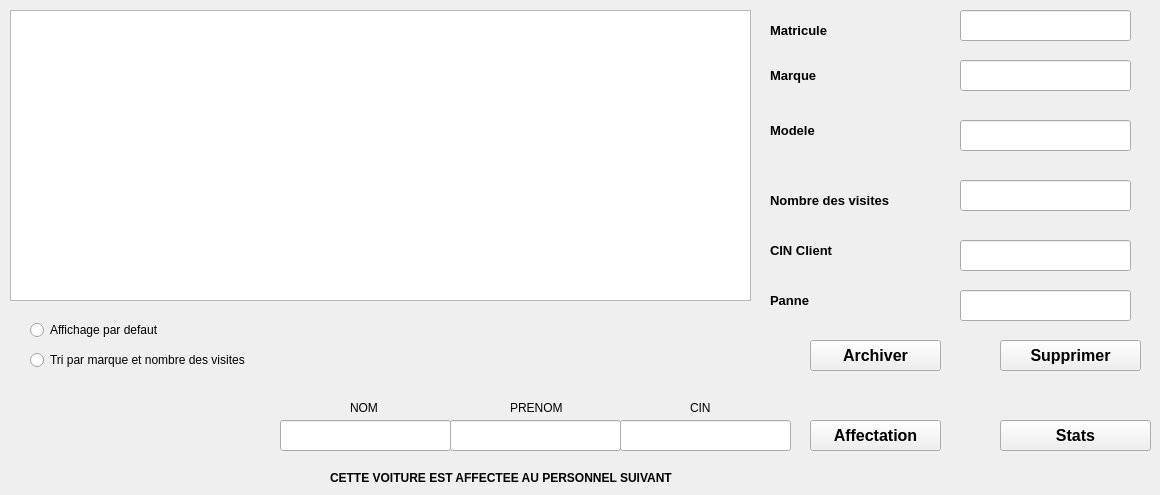
                <widget class="QWidget" name="tab_10">
                 <attribute name="title">
                  <string>AFFICHAGE</string>
                 </attribute>
                 <widget class="QTableView" name="tabvoit">
                  <property name="geometry">
                   <rect>
                    <x>10</x>
                    <y>10</y>
                    <width>741</width>
                    <height>291</height>
                   </rect>
                  </property>
                 </widget>
                 <widget class="QLineEdit" name="b">
                  <property name="geometry">
                   <rect>
                    <x>960</x>
                    <y>180</y>
                    <width>171</width>
                    <height>31</height>
                   </rect>
                  </property>
                  <property name="styleSheet">
                   <string notr="true"/>
                  </property>
                  <property name="text">
                   <string/>
                  </property>
                 </widget>
                 <widget class="QLineEdit" name="c">
                  <property name="geometry">
                   <rect>
                    <x>960</x>
                    <y>60</y>
                    <width>171</width>
                    <height>31</height>
                   </rect>
                  </property>
                  <property name="styleSheet">
                   <string notr="true"/>
                  </property>
                  <property name="text">
                   <string/>
                  </property>
                 </widget>
                 <widget class="QLineEdit" name="d">
                  <property name="geometry">
                   <rect>
                    <x>960</x>
                    <y>240</y>
                    <width>171</width>
                    <height>31</height>
                   </rect>
                  </property>
                  <property name="styleSheet">
                   <string notr="true"/>
                  </property>
                  <property name="text">
                   <string/>
                  </property>
                 </widget>
                 <widget class="QLineEdit" name="e">
                  <property name="geometry">
                   <rect>
                    <x>960</x>
                    <y>290</y>
                    <width>171</width>
                    <height>31</height>
                   </rect>
                  </property>
                  <property name="styleSheet">
                   <string notr="true"/>
                  </property>
                  <property name="text">
                   <string/>
                  </property>
                 </widget>
                 <widget class="QLineEdit" name="f">
                  <property name="geometry">
                   <rect>
                    <x>960</x>
                    <y>120</y>
                    <width>171</width>
                    <height>31</height>
                   </rect>
                  </property>
                  <property name="styleSheet">
                   <string notr="true"/>
                  </property>
                  <property name="text">
                   <string/>
                  </property>
                 </widget>
                 <widget class="QLineEdit" name="matric_2">
                  <property name="geometry">
                   <rect>
                    <x>960</x>
                    <y>10</y>
                    <width>171</width>
                    <height>31</height>
                   </rect>
                  </property>
                  <property name="styleSheet">
                   <string notr="true"/>
                  </property>
                  <property name="text">
                   <string/>
                  </property>
                 </widget>
                 <widget class="QPushButton" name="pb_sup_22">
                  <property name="geometry">
                   <rect>
                    <x>1000</x>
                    <y>340</y>
                    <width>141</width>
                    <height>31</height>
                   </rect>
                  </property>
                  <property name="font">
                   <font>
                    <pointsize>12</pointsize>
                    <weight>75</weight>
                    <bold>true</bold>
                   </font>
                  </property>
                  <property name="cursor">
                   <cursorShape>OpenHandCursor</cursorShape>
                  </property>
                  <property name="styleSheet">
                   <string notr="true"/>
                  </property>
                  <property name="text">
                   <string>Supprimer</string>
                  </property>
                 </widget>
                 <widget class="QPushButton" name="pb_archv">
                  <property name="geometry">
                   <rect>
                    <x>810</x>
                    <y>340</y>
                    <width>131</width>
                    <height>31</height>
                   </rect>
                  </property>
                  <property name="font">
                   <font>
                    <pointsize>12</pointsize>
                    <weight>75</weight>
                    <bold>true</bold>
                   </font>
                  </property>
                  <property name="cursor">
                   <cursorShape>OpenHandCursor</cursorShape>
                  </property>
                  <property name="styleSheet">
                   <string notr="true"/>
                  </property>
                  <property name="text">
                   <string>Archiver</string>
                  </property>
                 </widget>
                 <widget class="QRadioButton" name="trimarque">
                  <property name="geometry">
                   <rect>
                    <x>30</x>
                    <y>350</y>
                    <width>291</width>
                    <height>20</height>
                   </rect>
                  </property>
                  <property name="text">
                   <string>Tri par marque et nombre des visites</string>
                  </property>
                 </widget>
                 <widget class="QRadioButton" name="defaut">
                  <property name="geometry">
                   <rect>
                    <x>30</x>
                    <y>320</y>
                    <width>171</width>
                    <height>20</height>
                   </rect>
                  </property>
                  <property name="text">
                   <string>Affichage par defaut</string>
                  </property>
                 </widget>
                 <widget class="QPushButton" name="pb_affecter">
                  <property name="geometry">
                   <rect>
                    <x>810</x>
                    <y>420</y>
                    <width>131</width>
                    <height>31</height>
                   </rect>
                  </property>
                  <property name="font">
                   <font>
                    <pointsize>12</pointsize>
                    <weight>75</weight>
                    <bold>true</bold>
                   </font>
                  </property>
                  <property name="cursor">
                   <cursorShape>OpenHandCursor</cursorShape>
                  </property>
                  <property name="styleSheet">
                   <string notr="true"/>
                  </property>
                  <property name="text">
                   <string>Affectation</string>
                  </property>
                 </widget>
                 <widget class="QLineEdit" name="nomemp">
                  <property name="geometry">
                   <rect>
                    <x>280</x>
                    <y>420</y>
                    <width>171</width>
                    <height>31</height>
                   </rect>
                  </property>
                  <property name="styleSheet">
                   <string notr="true"/>
                  </property>
                  <property name="text">
                   <string/>
                  </property>
                 </widget>
                 <widget class="QLineEdit" name="prenomemp">
                  <property name="geometry">
                   <rect>
                    <x>450</x>
                    <y>420</y>
                    <width>171</width>
                    <height>31</height>
                   </rect>
                  </property>
                  <property name="styleSheet">
                   <string notr="true"/>
                  </property>
                  <property name="text">
                   <string/>
                  </property>
                 </widget>
                 <widget class="QLabel" name="label_44">
                  <property name="geometry">
                   <rect>
                    <x>350</x>
                    <y>400</y>
                    <width>56</width>
                    <height>16</height>
                   </rect>
                  </property>
                  <property name="text">
                   <string>NOM</string>
                  </property>
                 </widget>
                 <widget class="QLabel" name="label_45">
                  <property name="geometry">
                   <rect>
                    <x>510</x>
                    <y>400</y>
                    <width>56</width>
                    <height>16</height>
                   </rect>
                  </property>
                  <property name="text">
                   <string>PRENOM</string>
                  </property>
                 </widget>
                 <widget class="QLineEdit" name="cinemp">
                  <property name="geometry">
                   <rect>
                    <x>620</x>
                    <y>420</y>
                    <width>171</width>
                    <height>31</height>
                   </rect>
                  </property>
                  <property name="styleSheet">
                   <string notr="true"/>
                  </property>
                  <property name="text">
                   <string/>
                  </property>
                 </widget>
                 <widget class="QLabel" name="cine">
                  <property name="geometry">
                   <rect>
                    <x>690</x>
                    <y>400</y>
                    <width>56</width>
                    <height>16</height>
                   </rect>
                  </property>
                  <property name="text">
                   <string>CIN</string>
                  </property>
                 </widget>
                 <widget class="QLabel" name="label_46">
                  <property name="geometry">
                   <rect>
                    <x>330</x>
                    <y>470</y>
                    <width>441</width>
                    <height>16</height>
                   </rect>
                  </property>
                  <property name="font">
                   <font>
                    <pointsize>9</pointsize>
                    <weight>75</weight>
                    <bold>true</bold>
                   </font>
                  </property>
                  <property name="text">
                   <string>CETTE VOITURE EST AFFECTEE AU PERSONNEL SUIVANT</string>
                  </property>
                 </widget>
                 <widget class="QLabel" name="label_47">
                  <property name="geometry">
                   <rect>
                    <x>770</x>
                    <y>20</y>
                    <width>91</width>
                    <height>21</height>
                   </rect>
                  </property>
                  <property name="font">
                   <font>
                    <pointsize>10</pointsize>
                    <weight>75</weight>
                    <bold>true</bold>
                   </font>
                  </property>
                  <property name="styleSheet">
                   <string notr="true"/>
                  </property>
                  <property name="text">
                   <string>Matricule</string>
                  </property>
                 </widget>
                 <widget class="QLabel" name="label_48">
                  <property name="geometry">
                   <rect>
                    <x>770</x>
                    <y>60</y>
                    <width>71</width>
                    <height>31</height>
                   </rect>
                  </property>
                  <property name="font">
                   <font>
                    <pointsize>10</pointsize>
                    <weight>75</weight>
                    <bold>true</bold>
                   </font>
                  </property>
                  <property name="text">
                   <string>Marque</string>
                  </property>
                 </widget>
                 <widget class="QLabel" name="label_49">
                  <property name="geometry">
                   <rect>
                    <x>770</x>
                    <y>120</y>
                    <width>111</width>
                    <height>20</height>
                   </rect>
                  </property>
                  <property name="font">
                   <font>
                    <pointsize>10</pointsize>
                    <weight>75</weight>
                    <bold>true</bold>
                   </font>
                  </property>
                  <property name="styleSheet">
                   <string notr="true"/>
                  </property>
                  <property name="text">
                   <string>Modele</string>
                  </property>
                 </widget>
                 <widget class="QLabel" name="label_50">
                  <property name="geometry">
                   <rect>
                    <x>770</x>
                    <y>240</y>
                    <width>181</width>
                    <height>20</height>
                   </rect>
                  </property>
                  <property name="font">
                   <font>
                    <pointsize>10</pointsize>
                    <weight>75</weight>
                    <bold>true</bold>
                   </font>
                  </property>
                  <property name="styleSheet">
                   <string notr="true"/>
                  </property>
                  <property name="text">
                   <string>CIN Client</string>
                  </property>
                 </widget>
                 <widget class="QLabel" name="label_51">
                  <property name="geometry">
                   <rect>
                    <x>770</x>
                    <y>290</y>
                    <width>181</width>
                    <height>20</height>
                   </rect>
                  </property>
                  <property name="font">
                   <font>
                    <pointsize>10</pointsize>
                    <weight>75</weight>
                    <bold>true</bold>
                   </font>
                  </property>
                  <property name="styleSheet">
                   <string notr="true"/>
                  </property>
                  <property name="text">
                   <string>Panne</string>
                  </property>
                 </widget>
                 <widget class="QLabel" name="label_55">
                  <property name="geometry">
                   <rect>
                    <x>770</x>
                    <y>190</y>
                    <width>181</width>
                    <height>20</height>
                   </rect>
                  </property>
                  <property name="font">
                   <font>
                    <pointsize>10</pointsize>
                    <weight>75</weight>
                    <bold>true</bold>
                   </font>
                  </property>
                  <property name="styleSheet">
                   <string notr="true"/>
                  </property>
                  <property name="text">
                   <string>Nombre des visites</string>
                  </property>
                 </widget>
                 <widget class="QPushButton" name="pb_archv_2">
                  <property name="geometry">
                   <rect>
                    <x>1000</x>
                    <y>420</y>
                    <width>151</width>
                    <height>31</height>
                   </rect>
                  </property>
                  <property name="font">
                   <font>
                    <pointsize>12</pointsize>
                    <weight>75</weight>
                    <bold>true</bold>
                   </font>
                  </property>
                  <property name="cursor">
                   <cursorShape>OpenHandCursor</cursorShape>
                  </property>
                  <property name="styleSheet">
                   <string notr="true"/>
                  </property>
                  <property name="text">
                   <string>Stats</string>
                  </property>
                 </widget>
                </widget>
